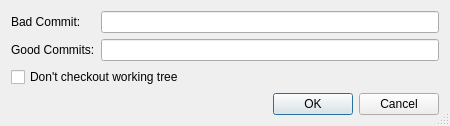
<?xml version="1.0" encoding="UTF-8"?>
<ui version="4.0">
 <class>GitBisectStartDialog</class>
 <widget class="QDialog" name="GitBisectStartDialog">
  <property name="geometry">
   <rect>
    <x>0</x>
    <y>0</y>
    <width>450</width>
    <height>117</height>
   </rect>
  </property>
  <property name="windowTitle">
   <string>Git Bisect Start</string>
  </property>
  <property name="sizeGripEnabled">
   <bool>true</bool>
  </property>
  <layout class="QGridLayout" name="gridLayout">
   <item row="0" column="0">
    <widget class="QLabel" name="label">
     <property name="text">
      <string>Bad Commit:</string>
     </property>
    </widget>
   </item>
   <item row="0" column="1">
    <widget class="QLineEdit" name="badEdit">
     <property name="toolTip">
      <string>Enter a bad commit</string>
     </property>
    </widget>
   </item>
   <item row="1" column="0">
    <widget class="QLabel" name="label_2">
     <property name="text">
      <string>Good Commits:</string>
     </property>
    </widget>
   </item>
   <item row="1" column="1">
    <widget class="QLineEdit" name="goodEdit">
     <property name="toolTip">
      <string>Enter a list of good commits separated by space</string>
     </property>
    </widget>
   </item>
   <item row="2" column="0" colspan="2">
    <widget class="QCheckBox" name="noCheckoutCheckBox">
     <property name="toolTip">
      <string>Select to not checkout the working tree</string>
     </property>
     <property name="text">
      <string>Don't checkout working tree</string>
     </property>
    </widget>
   </item>
   <item row="3" column="0" colspan="2">
    <widget class="QDialogButtonBox" name="buttonBox">
     <property name="orientation">
      <enum>Qt::Horizontal</enum>
     </property>
     <property name="standardButtons">
      <set>QDialogButtonBox::Cancel|QDialogButtonBox::Ok</set>
     </property>
    </widget>
   </item>
  </layout>
 </widget>
 <resources/>
 <connections>
  <connection>
   <sender>buttonBox</sender>
   <signal>accepted()</signal>
   <receiver>GitBisectStartDialog</receiver>
   <slot>accept()</slot>
   <hints>
    <hint type="sourcelabel">
     <x>248</x>
     <y>254</y>
    </hint>
    <hint type="destinationlabel">
     <x>157</x>
     <y>274</y>
    </hint>
   </hints>
  </connection>
  <connection>
   <sender>buttonBox</sender>
   <signal>rejected()</signal>
   <receiver>GitBisectStartDialog</receiver>
   <slot>reject()</slot>
   <hints>
    <hint type="sourcelabel">
     <x>316</x>
     <y>260</y>
    </hint>
    <hint type="destinationlabel">
     <x>286</x>
     <y>274</y>
    </hint>
   </hints>
  </connection>
 </connections>
</ui>
